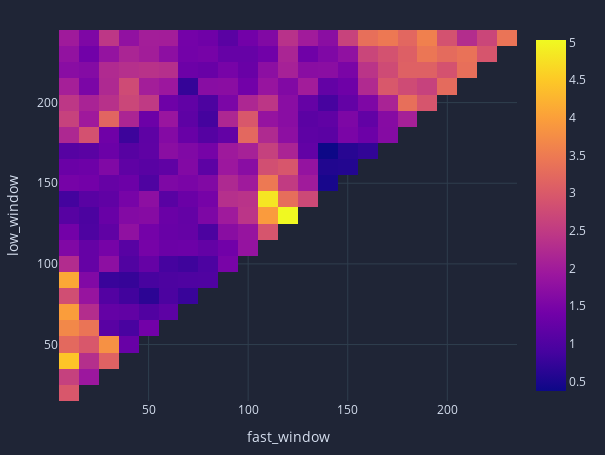

Notebook code cell kept with this figure:
### Markdown cell above
### Build a heat map of the best parameters

### Code cell
pf.total_return().vbt.heatmap().show()

### Figure 1 — Plotly figure (JSON) as saved in the notebook; plotly's stock layout.template omitted (floating-point values rounded to 4 significant figures; data arrays with more than 128 entries replaced by an {"elided": "..."} marker saying what was removed)
{"data": [{"colorscale": [[0, "#0d0887"], [0.1111, "#46039f"], [0.2222, "#7201a8"], [0.3333, "#9c179e"], [0.4444, "#bd3786"], [0.5556, "#d8576b"], [0.6667, "#ed7953"], [0.7778, "#fb9f3a"], [0.8889, "#fdca26"], [1, "#f0f921"]], "hoverongaps": false, "hovertemplate": "fast_window: %{x}<br>low_window: %{y}<br>value: %{z}<extra></extra>", "type": "heatmap", "uid": "647f3d02-5dd0-456d-aee1-5b812dd02e5b", "x": [10, 20, 30, 40, 50, 60, 70, 80, 90, 100, 110, 120, 130, 140, 150, 160, 170, 180, 190, 200, 210, 220, 230], "y": [20, 30, 40, 50, 60, 70, 80, 90, 100, 110, 120, 130, 140, 150, 160, 170, 180, 190, 200, 210, 220, 230, 240], "z": {"elided": "23x23 float values"}}], "layout": {"height": 455, "legend": {"orientation": "h", "traceorder": "normal", "x": 1, "xanchor": "right", "y": 1.02, "yanchor": "bottom"}, "margin": {"b": 30, "l": 30, "r": 30, "t": 30}, "width": 605, "xaxis": {"title": {"text": "fast_window"}}, "yaxis": {"title": {"text": "low_window"}}}}
